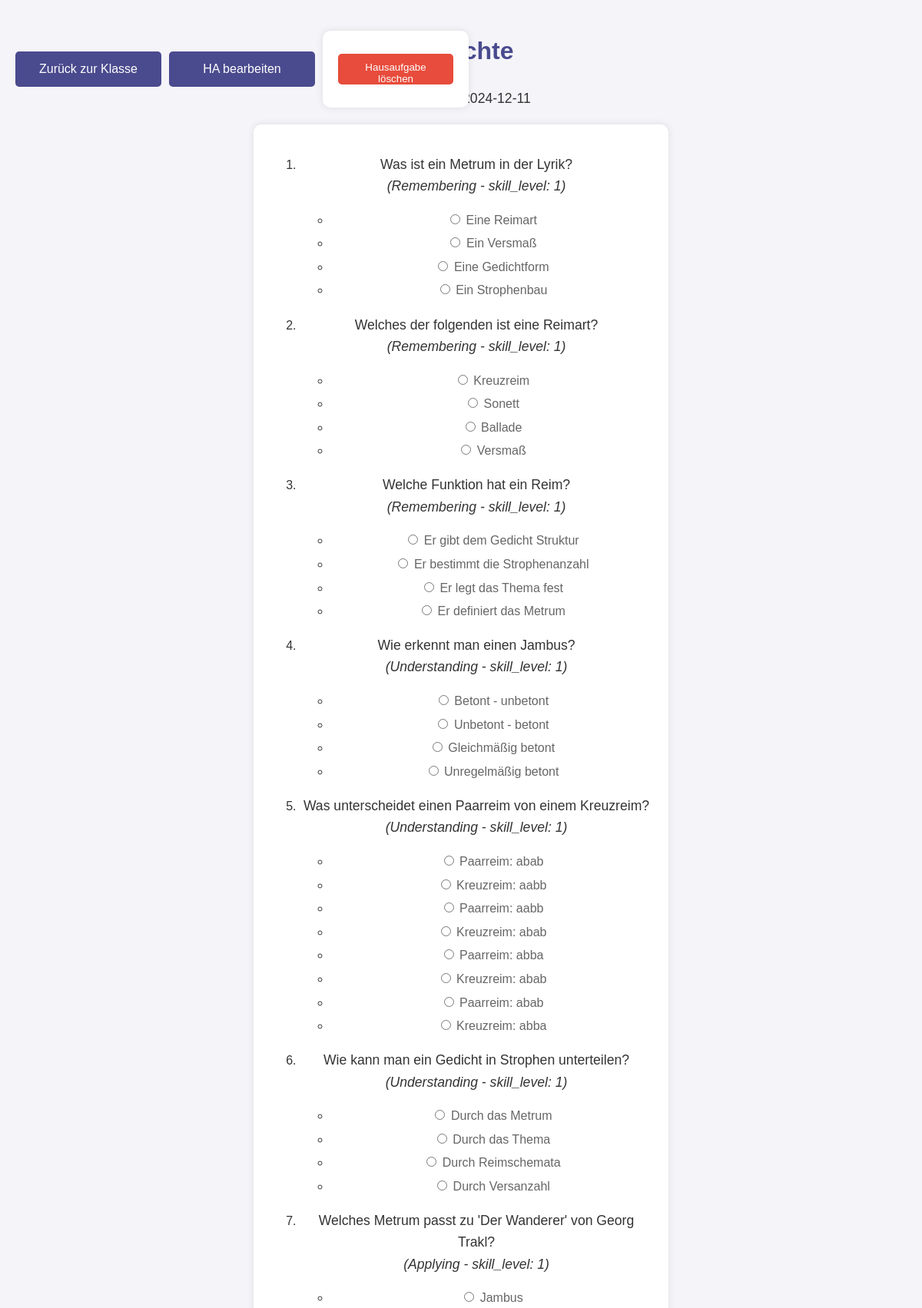
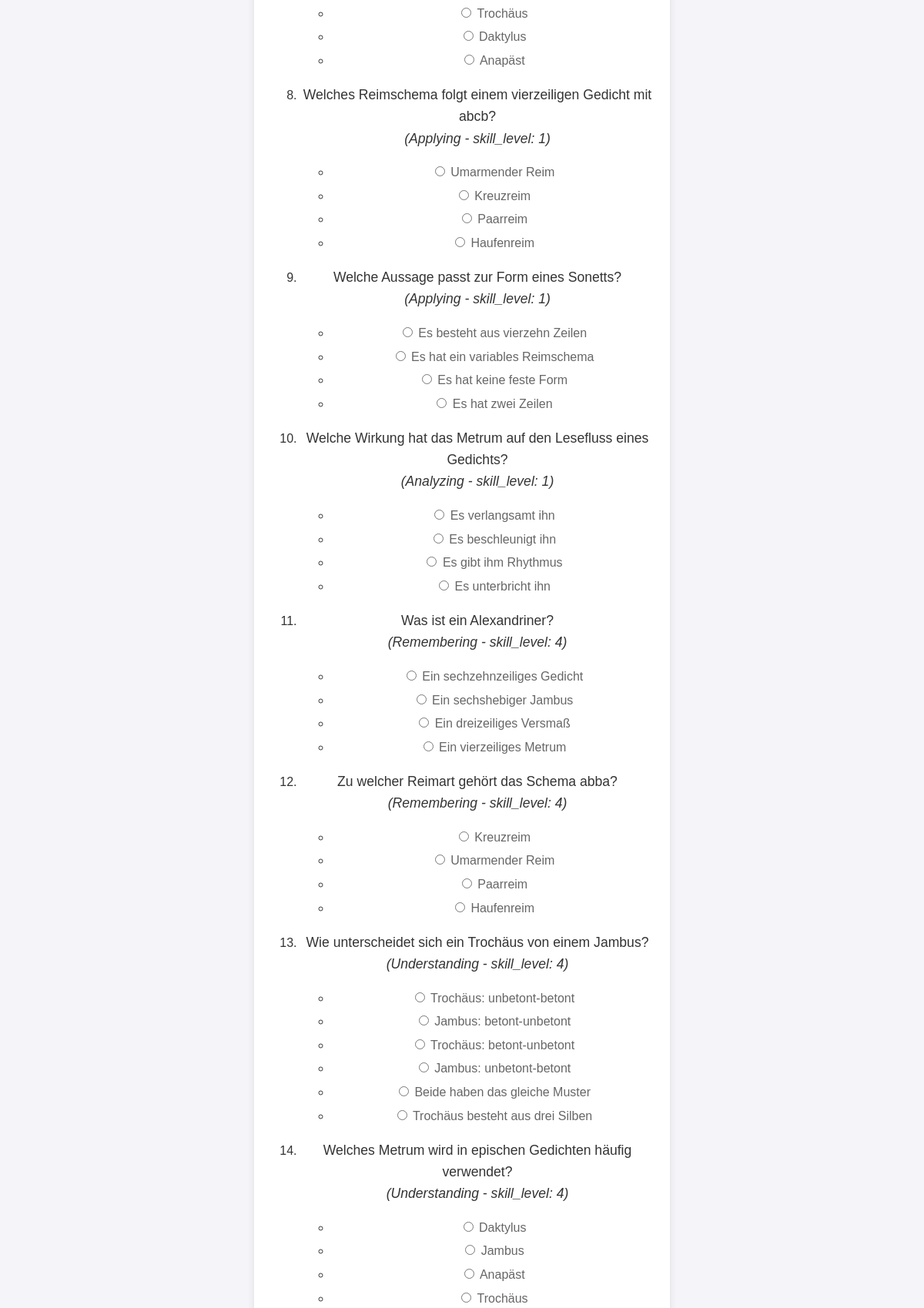
The app's page /view_homework_teacher/17/2/1 (upper part) with its own data (2 pictures, top to bottom).
### tables this page shows
CREATE TABLE Homework (
    id INTEGER PRIMARY KEY AUTOINCREMENT,
    class_id INTEGER,
    description TEXT NOT NULL,
    date_created TIMESTAMP DEFAULT CURRENT_TIMESTAMP, title TEXT NOT NULL DEFAULT 'Untitled Homework', status TEXT DEFAULT 'draft',
    FOREIGN KEY (class_id) REFERENCES Classes(id)
);

CREATE TABLE "HomeworkQuestions" (
  id INTEGER PRIMARY KEY AUTOINCREMENT,
  homework_id INTEGER,
  skill_level INTEGER CHECK (skill_level BETWEEN 1 AND 10),
  question TEXT NOT NULL,
  correct_answer TEXT NOT NULL,
  explanation TEXT,
  question_type TEXT CHECK (
    question_type IN ('multiple_choice', 'text', 'number')
  ),
  options TEXT,
  taxonomy TEXT,
  FOREIGN KEY (homework_id) REFERENCES Homework (id) ON DELETE CASCADE
);

### app.py (the view)
@app.route('/view_homework_teacher/<int:homework_id>/<int:class_id>/<int:teacher_id>')
def view_homework_teacher(homework_id, class_id, teacher_id):
    import json
    conn = get_db_connection()
    homework = conn.execute(
        'SELECT id, title, description, date_created FROM Homework WHERE id = ?',
        (homework_id,)
    ).fetchone()
    if not homework:
        conn.close()
        return "Fehler: Hausaufgabe nicht gefunden", 404
    question_data = conn.execute(
        'SELECT question, correct_answer, explanation, options, taxonomy, skill_level FROM HomeworkQuestions WHERE homework_id = ?',
        (homework_id,)
    ).fetchall()
    questions = []
    correct_answers = {}
    explanations = {}
    for idx, row in enumerate(question_data):
        question = dict(row)
        question['options'] = [{'index': i, 'option': opt} for i, opt in enumerate(json.loads(question['options']))]
        questions.append({'index': idx, **question})
        correct_answers[idx] = int(question['correct_answer'])  # Sicherstellen, dass die Antwort als Nummer vorliegt
        explanations[idx] = question['explanation']
    conn.close()
    return render_template(
        'view_homework_teacher.html',
        homework=homework,
        questions=questions,
        class_info={'id': class_id},
        teacher_id=teacher_id,
        correct_answers=correct_answers,
        explanations=explanations
    )

### app.py (called while the page is built)
def get_db_connection():
    conn = sqlite3.connect('ahg/database.db')
    conn.row_factory = sqlite3.Row
    return conn

### templates/view_homework_teacher.html (shortened to what this page needs)
<!DOCTYPE html>
<html lang="de">
<head>
    <link rel="stylesheet" href="{{ url_for('static', filename='styles.css') }}">
</head>
<body>
    <div class="top-buttons" style="display: flex; justify-content: space-between; align-items: center;">
        <a href="/class_details_teacher/{{ class_info['id'] }}/{{ teacher_id }}" class="button">Zurück zur Klasse</a>
        <a href="{{ url_for('edit_homework', homework_id=homework['id'], class_id=class_info['id'], teacher_id=teacher_id) }}" class="button">HA bearbeiten</a>
        <form action="/delete_homework" method="post" style="display:inline;" onsubmit="return confirm('Möchten Sie diese Hausaufgabe wirklich löschen?')">
            <button type="submit" class="submit-button danger no-background">Hausaufgabe löschen</button>
        </form>
    </div>
    <h1>{{ homework['title'] }}</h1>
    <p>Erstellt am: {{ homework['date_created'] }}</p>
    <form id="homework-form">
        <ol>
            {% for question in questions %}
                <li>
                    <p>{{ question['question'] }} <br> <em>({{ question['taxonomy'] }} - skill_level: {{ question['skill_level'] }})</em></p>
                    <ul>
                        {% for option in question['options'] %}
                            <li>
                                <label>
                                    <input type="radio" name="answer_{{ question.index }}" value="{{ option.index }}">
                                    {{ option.option }}
                                </label>
                            </li>
                        {% endfor %}
                    </ul>
                </li>
            {% endfor %}
        </ol>
    </form>
</body>
</html>

### static/styles.css (style rules this page uses)
body { font-family: 'Arial', sans-serif; background-color: #f4f4f9; color: #333; margin: 0; padding: 20px; line-height: 1.6; }
h1, h2, h3 { color: #4a4a8e; text-align: center; }
.button, button, .back-button { background-color: #4a4a8e; color: white; border: none; padding: 10px 20px; margin: 10px 0; border-radius: 5px; cursor: pointer; transition: background-color 0.3s ease; text-decoration: none; display: block; text-align: center; width: 150px; margin-left: auto; margin-right: auto; }
.top-buttons { position: absolute; top: 20px; left: 20px; display: flex; gap: 10px; }
form { background-color: #fff; padding: 20px; border-radius: 10px; box-shadow: 0 0 10px rgba(0, 0, 0, 0.1); max-width: 400px; margin: 20px auto; }
label { display: block; margin-bottom: 5px; color: #666; }
a { text-decoration: none; color: #4a4a8e; }
button[type="submit"] { background-color: #4a4a8e; color: white; border: none; height: 40px; margin: 0; padding: 10px 20px; border-radius: 5px; cursor: pointer; transition: background-color 0.3s ease; margin-left: 10px; }
form { background-color: #fff; padding: 20px; border-radius: 10px; box-shadow: 0 0 10px rgba(0, 0, 0, 0.1); max-width: 500px; margin: 20px auto; text-align: center; }
.submit-button, button[type="submit"] { background-color: #4a4a8e; color: white; border: none; padding: 10px 20px; border-radius: 5px; cursor: pointer; transition: background-color 0.3s ease; display: inline-block; text-align: center; margin: 10px 0; }
.submit-button.danger { background-color: #e74c3c; color: white; border: none; padding: 10px 20px; margin: 10px 0; border-radius: 5px; cursor: pointer; transition: background-color 0.3s ease; text-decoration: none; display: block; text-align: center; width: 150px; margin-left: auto; margin-right: auto; }
p { color: #333; font-size: 1.1em; text-align: center; }

### records on screen
Homework: date_created "2024-12-11"
HomeworkQuestions: question "Was ist ein Metrum in der Lyrik?", taxonomy "Remembering", skill_level "1", option "Eine Reimart" "Ein Versmaß" "Eine Gedichtform" "Ein Strophenbau"
HomeworkQuestions: question "Welches der folgenden ist eine Reimart?", taxonomy "Remembering", skill_level "1", option "Kreuzreim" "Sonett" "Ballade" "Versmaß"
HomeworkQuestions: question "Welche Funktion hat ein Reim?", taxonomy "Remembering", skill_level "1", option "Er gibt dem Gedicht Struktur" "Er bestimmt die Strophenanzahl" "Er legt das Thema fest" "Er definiert das Metrum"
HomeworkQuestions: question "Wie erkennt man einen Jambus?", taxonomy "Understanding", skill_level "1", option "Betont - unbetont" "Unbetont - betont" "Gleichmäßig betont" "Unregelmäßig betont"
HomeworkQuestions: question "Was unterscheidet einen Paarreim von einem Kreuzreim?", taxonomy "Understanding", skill_level "1", option "Paarreim: abab" "Kreuzreim: aabb" "Paarreim: aabb" "Kreuzreim: abab" "Paarreim: abba" "Kreuzreim: abab" "Paarreim: abab" "Kreuzreim: abba"
HomeworkQuestions: question "Wie kann man ein Gedicht in Strophen unterteilen?", taxonomy "Understanding", skill_level "1", option "Durch das Metrum" "Durch das Thema" "Durch Reimschemata" "Durch Versanzahl"
HomeworkQuestions: question "Welches Metrum passt zu 'Der Wanderer' von Georg Trakl?", taxonomy "Applying", skill_level "1", option "Jambus" "Trochäus" "Daktylus" "Anapäst"
HomeworkQuestions: question "Welches Reimschema folgt einem vierzeiligen Gedicht mit abcb?", taxonomy "Applying", skill_level "1", option "Umarmender Reim" "Kreuzreim" "Paarreim" "Haufenreim"
HomeworkQuestions: question "Welche Aussage passt zur Form eines Sonetts?", taxonomy "Applying", skill_level "1", option "Es besteht aus vierzehn Zeilen" "Es hat ein variables Reimschema" "Es hat keine feste Form" "Es hat zwei Zeilen"
HomeworkQuestions: question "Welche Wirkung hat das Metrum auf den Lesefluss eines Gedichts?", taxonomy "Analyzing", skill_level "1", option "Es verlangsamt ihn" "Es beschleunigt ihn" "Es gibt ihm Rhythmus" "Es unterbricht ihn"
HomeworkQuestions: question "Was ist ein Alexandriner?", taxonomy "Remembering", skill_level "4", option "Ein sechzehnzeiliges Gedicht" "Ein sechshebiger Jambus" "Ein dreizeiliges Versmaß" "Ein vierzeiliges Metrum"
HomeworkQuestions: question "Zu welcher Reimart gehört das Schema abba?", taxonomy "Remembering", skill_level "4", option "Kreuzreim" "Umarmender Reim" "Paarreim" "Haufenreim"
HomeworkQuestions: question "Wie unterscheidet sich ein Trochäus von einem Jambus?", taxonomy "Understanding", skill_level "4", option "Trochäus: unbetont-betont" "Jambus: betont-unbetont" "Trochäus: betont-unbetont" "Jambus: unbetont-betont" "Beide haben das gleiche Muster" "Trochäus besteht aus drei Silben"
HomeworkQuestions: question "Welches Metrum wird in epischen Gedichten häufig verwendet?", taxonomy "Understanding", skill_level "4", option "Daktylus" "Jambus" "Anapäst" "Trochäus"
